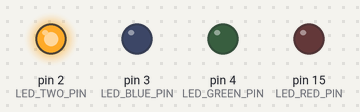
A program run on a simulated Arduino Uno, built with avr-gcc and run on an emulated ATmega328P. Shown: output pins drawn as LEDs (lit = HIGH).

Above: at 3.7 s.
At 4.7 s:
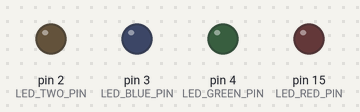
At 5.7 s:
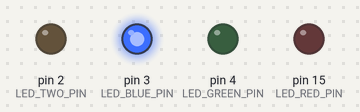
At 6.7 s:
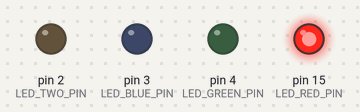
At 7.7 s:
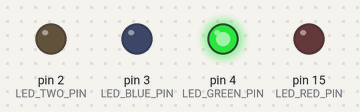
Timing chart, 0 to 10.7 s (numbered marks = the images above):
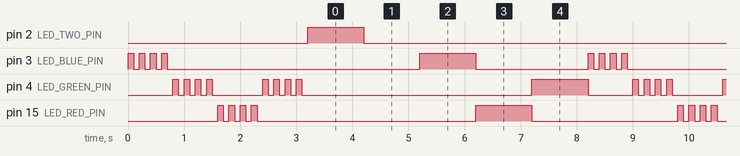

Measured:
- by itself, pin 2 (LED_TWO_PIN): alternates HIGH for 1.0 s and LOW for 7.2 s
- by itself, pin 3 (LED_BLUE_PIN): repeats every 8.2 s: 3 × (LOW 0.10 s, HIGH 0.10 s), LOW 4.5 s, HIGH 1.0 s, LOW 2.0 s, HIGH 0.10 s
- by itself, pin 15 (LED_RED_PIN): repeats every 8.2 s: 3 × (LOW 0.10 s, HIGH 0.10 s), LOW 3.9 s, HIGH 1.0 s, LOW 2.6 s, HIGH 0.10 s
- by itself, pin 4 (LED_GREEN_PIN): repeats every 8.2 s: 3 × (LOW 0.10 s, HIGH 0.10 s), LOW 0.90 s, 3 × (HIGH 0.10 s, LOW 0.10 s), HIGH 0.10 s, LOW 4.1 s, HIGH 1.0 s, LOW 0.80 s, HIGH 0.10 s

The program:

main.cpp
```cpp
#include <Arduino.h>


#define LED_RED_PIN 15
#define LED_BLUE_PIN 3
#define LED_GREEN_PIN 4

#define LED_TWO_PIN 2


void advanced_blinking(int LED1, int LED2, int LED3){
  for(int i = 0; i < 4; i++){
    digitalWrite(LED1, 1);
    delay(100);
    digitalWrite(LED1, 0);
    delay(100);
  }

   for(int i = 0; i < 4; i++){
    digitalWrite(LED3, 1);
    delay(100);
    digitalWrite(LED3, 0);
    delay(100);
  }

  for(int i = 0; i < 4; i++){
    digitalWrite(LED2, 1);
    delay(100);
    digitalWrite(LED2, 0);
    delay(100);
  }

  for(int i = 0; i < 4; i++){
    digitalWrite(LED3, 1);
    delay(100);
    digitalWrite(LED3, 0);
    delay(100);
  }

}

void blinking(int LED1, int LED2, int LED3){

  digitalWrite(LED1, 1);
  delay(1000);
  digitalWrite(LED1, 0);
  digitalWrite(LED2, 1);
  delay(1000);
  digitalWrite(LED2, 0);
  digitalWrite(LED3, 1);
  delay(1000);
  digitalWrite(LED3, 0);

}

void setup() {

  pinMode(LED_RED_PIN, OUTPUT);
  pinMode(LED_BLUE_PIN, OUTPUT);
  pinMode(LED_GREEN_PIN, OUTPUT);
  pinMode(LED_TWO_PIN, OUTPUT);
}


void loop() {


  advanced_blinking(LED_BLUE_PIN, LED_RED_PIN, LED_GREEN_PIN);


  digitalWrite(LED_TWO_PIN, 1);
  delay(1000);
  digitalWrite(LED_TWO_PIN, 0);
  delay(1000);


  blinking(LED_BLUE_PIN, LED_RED_PIN, LED_GREEN_PIN);


}
```
